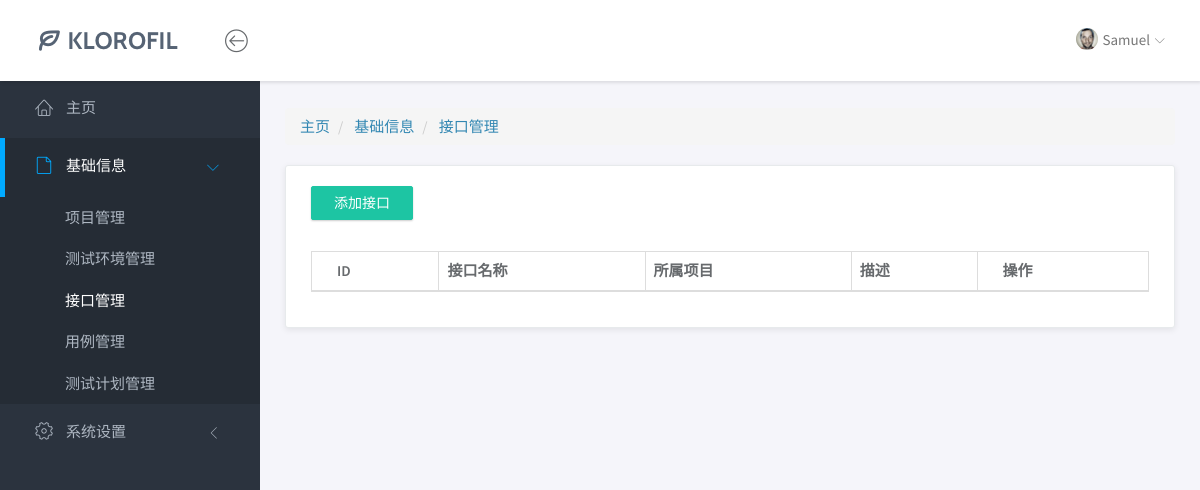
Page /base/interface/ on the earlier database version.
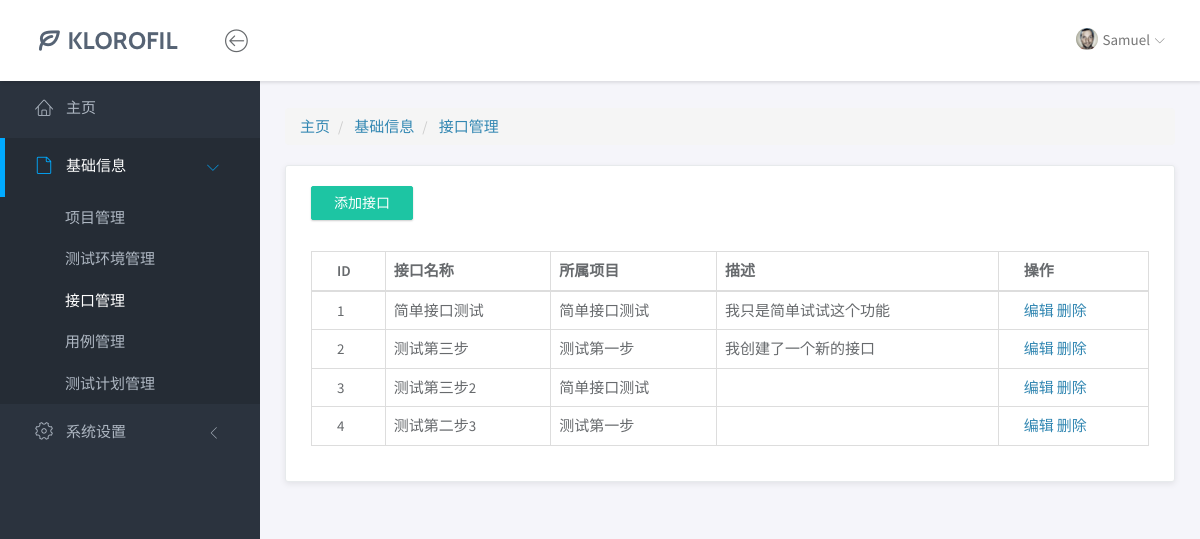
Same page on the later database version.
### base/models.py (models this page shows, shortened)
class Interface(models.Model):
    if_id = models.AutoField(primary_key=True, null=False)    # 接口ID
    if_name = models.CharField(max_length=50)                 # 接口名称
    url = models.CharField(max_length=50)                     # 接口路径
    method = models.CharField(max_length=4)                   # 请求方法（GET/POST等）
    data_type = models.CharField(max_length=4)                # 数据类型（如JSON/XML）
    project = models.ForeignKey('Project', on_delete=models.CASCADE)  # 所属项目（外键）
    is_sign = models.IntegerField()                           # 是否需要签名（0/1标识）
    description = models.CharField(max_length=100)           # 接口描述
    request_header_param = models.TextField()                 # 请求头参数（JSON格式）
    request_body_param = models.TextField()                   # 请求体参数（JSON格式）
    response_header_param = models.TextField()                # 响应头示例（JSON格式）
    response_body_param = models.TextField()                  # 响应体示例（JSON格式)

class Project(models.Model):
    prj_id = models.AutoField(primary_key=True, null=False)   # 项目ID
    prj_name = models.CharField(max_length=50)                # 项目名称
    sign = models.ForeignKey('Sign', on_delete=models.CASCADE)  # 关联的签名信息（外键）
    description = models.CharField(max_length=100)           # 项目描述
    def __str__(self):
        return self.prj_name

### base/views/interface_views.py (the view)
# urls.py: path('interface/', interface_index),
def interface_index(request):
    if_list = Interface.objects.all()
    return render(request, "base/interface/index.html", {"if_list": if_list})

### templates/base/interface/index.html
{% extends "../../base.html" %}
{% block crumbs %}
<div class="row">
    <div class="col-md-12">
        <ol class="breadcrumb">
            <li>
                <a href="/yqjr/index">主页</a>
            </li>
            <li class="active">
                <a class="this">基础信息</a>
            </li>
            <li class="active">
                <a class="this-page">接口管理</a>
            </li>
        </ol>
    </div>
</div>
{% endblock %}
{% block body %}
<div class="row">
    <div class="col-md-12">
        <div class="panel">
            <div class="panel-heading">
                <a href="/base/interface_add/" class="btn btn-primary">添加接口</a>
            </div>
            <div class="panel-body">
                <table class="table table-bordered">
                    <thead>
                    <tr>
                        <th>ID</th>
                        <th>接口名称</th>
                        <th>所属项目</th>
                        <th>描述</th>
                        <th>操作</th>
                    </tr>
                    </thead>
                    <tbody>
                    {% for if in if_list %}
                    <tr>
                        <td>{{ if.if_id }}</td>
                        <td>{{ if.if_name }}</td>
                        <td>{{ if.project }}</td>
                        <td>{{ if.description }}</td>
                        <td>
                            <a href="" class="layui-btn layui-btn-xs" lay-event="edit">编辑</a>
                            <a href="" class="layui-btn layui-btn-danger layui-btn-xs" lay-event="del">删除</a>
                        </td>
                    </tr>
                    {% endfor %}
                    </tbody>
                </table>
            </div>
        </div>
    </div>
</div>
{% endblock %}

Differences in the rows shown:
added Interface: if_id "1", if_name "简单接口测试", project "简单接口测试", description "我只是简单试试这个功能"
added Interface: if_id "2", if_name "测试第三步", project "测试第一步", description "我创建了一个新的接口"
added Interface: if_id "3", if_name "测试第三步2", project "简单接口测试"
added Interface: if_id "4", if_name "测试第二步3", project "测试第一步"
